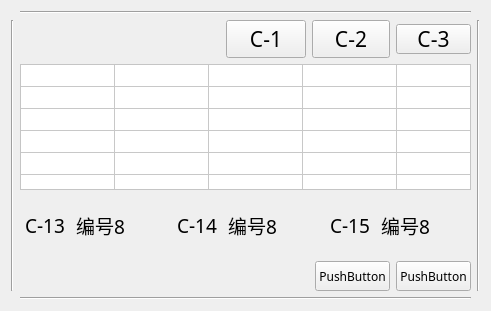
   <widget class="QWidget" name="gridWidget" native="true">
    <property name="geometry">
     <rect>
      <x>10</x>
      <y>650</y>
      <width>491</width>
      <height>311</height>
     </rect>
    </property>
    <layout class="QGridLayout" name="gridLayout_2">
     <item row="1" column="2">
      <widget class="Line" name="line_21">
       <property name="orientation">
        <enum>Qt::Vertical</enum>
       </property>
      </widget>
     </item>
     <item row="0" column="1">
      <widget class="Line" name="line_22">
       <property name="orientation">
        <enum>Qt::Horizontal</enum>
       </property>
      </widget>
     </item>
     <item row="2" column="1">
      <widget class="Line" name="line_23">
       <property name="orientation">
        <enum>Qt::Horizontal</enum>
       </property>
      </widget>
     </item>
     <item row="1" column="0">
      <widget class="Line" name="line_20">
       <property name="orientation">
        <enum>Qt::Vertical</enum>
       </property>
      </widget>
     </item>
     <item row="1" column="1">
      <layout class="QVBoxLayout" name="verticalLayout">
       <item>
        <layout class="QHBoxLayout" name="horizontalLayout_17">
         <item>
          <spacer name="horizontalSpacer">
           <property name="orientation">
            <enum>Qt::Horizontal</enum>
           </property>
           <property name="sizeHint" stdset="0">
            <size>
             <width>208</width>
             <height>20</height>
            </size>
           </property>
          </spacer>
         </item>
         <item>
          <widget class="QPushButton" name="pushButton">
           <property name="font">
            <font>
             <family>黑体</family>
             <pointsize>16</pointsize>
            </font>
           </property>
           <property name="text">
            <string>C-1</string>
           </property>
          </widget>
         </item>
         <item>
          <widget class="QPushButton" name="pushButton_2">
           <property name="minimumSize">
            <size>
             <width>75</width>
             <height>30</height>
            </size>
           </property>
           <property name="font">
            <font>
             <family>黑体</family>
             <pointsize>16</pointsize>
            </font>
           </property>
           <property name="text">
            <string>C-2</string>
           </property>
          </widget>
         </item>
         <item>
          <widget class="QPushButton" name="pushButton_3">
           <property name="minimumSize">
            <size>
             <width>75</width>
             <height>30</height>
            </size>
           </property>
           <property name="maximumSize">
            <size>
             <width>75</width>
             <height>30</height>
            </size>
           </property>
           <property name="font">
            <font>
             <family>黑体</family>
             <pointsize>16</pointsize>
            </font>
           </property>
           <property name="text">
            <string>C-3</string>
           </property>
          </widget>
         </item>
        </layout>
       </item>
       <item>
        <widget class="QTableWidget" name="tableWidget31">
         <property name="minimumSize">
          <size>
           <width>385</width>
           <height>126</height>
          </size>
         </property>
         <property name="maximumSize">
          <size>
           <width>470</width>
           <height>126</height>
          </size>
         </property>
         <property name="font">
          <font>
           <pointsize>11</pointsize>
          </font>
         </property>
         <property name="styleSheet">
          <string notr="true">gridline-color: rgb(200, 200, 200);
background-color: rgb(255, 255, 255);
</string>
         </property>
         <property name="verticalScrollBarPolicy">
          <enum>Qt::ScrollBarAlwaysOff</enum>
         </property>
         <property name="horizontalScrollBarPolicy">
          <enum>Qt::ScrollBarAlwaysOff</enum>
         </property>
         <property name="dragDropOverwriteMode">
          <bool>true</bool>
         </property>
         <property name="selectionMode">
          <enum>QAbstractItemView::NoSelection</enum>
         </property>
         <property name="textElideMode">
          <enum>Qt::ElideLeft</enum>
         </property>
         <property name="verticalScrollMode">
          <enum>QAbstractItemView::ScrollPerItem</enum>
         </property>
         <property name="horizontalScrollMode">
          <enum>QAbstractItemView::ScrollPerItem</enum>
         </property>
         <property name="rowCount">
          <number>6</number>
         </property>
         <property name="columnCount">
          <number>5</number>
         </property>
         <attribute name="horizontalHeaderVisible">
          <bool>false</bool>
         </attribute>
         <attribute name="horizontalHeaderDefaultSectionSize">
          <number>94</number>
         </attribute>
         <attribute name="horizontalHeaderMinimumSectionSize">
          <number>94</number>
         </attribute>
         <attribute name="horizontalHeaderShowSortIndicator" stdset="0">
          <bool>false</bool>
         </attribute>
         <attribute name="horizontalHeaderStretchLastSection">
          <bool>true</bool>
         </attribute>
         <attribute name="verticalHeaderVisible">
          <bool>false</bool>
         </attribute>
         <attribute name="verticalHeaderDefaultSectionSize">
          <number>21</number>
         </attribute>
         <attribute name="verticalHeaderMinimumSectionSize">
          <number>21</number>
         </attribute>
         <attribute name="verticalHeaderStretchLastSection">
          <bool>true</bool>
         </attribute>
         <row>
          <property name="text">
           <string>新建行</string>
          </property>
          <property name="font">
           <font>
            <family>Agency FB</family>
            <pointsize>11</pointsize>
           </font>
          </property>
         </row>
         <row>
          <property name="text">
           <string>新建行</string>
          </property>
          <property name="font">
           <font>
            <family>Agency FB</family>
            <pointsize>11</pointsize>
           </font>
          </property>
         </row>
         <row>
          <property name="text">
           <string>新建行</string>
          </property>
          <property name="font">
           <font>
            <family>Agency FB</family>
            <pointsize>11</pointsize>
           </font>
          </property>
         </row>
         <row>
          <property name="text">
           <string>新建行</string>
          </property>
          <property name="font">
           <font>
            <family>Agency FB</family>
            <pointsize>11</pointsize>
           </font>
          </property>
         </row>
         <row>
          <property name="text">
           <string>新建行</string>
          </property>
          <property name="font">
           <font>
            <family>Agency FB</family>
            <pointsize>11</pointsize>
           </font>
          </property>
         </row>
         <row/>
         <column>
          <property name="text">
           <string>新建列</string>
          </property>
          <property name="font">
           <font>
            <pointsize>11</pointsize>
           </font>
          </property>
         </column>
         <column>
          <property name="text">
           <string>新建列</string>
          </property>
          <property name="font">
           <font>
            <pointsize>11</pointsize>
           </font>
          </property>
         </column>
         <column>
          <property name="text">
           <string>新建列</string>
          </property>
          <property name="font">
           <font>
            <family>Agency FB</family>
            <pointsize>11</pointsize>
           </font>
          </property>
         </column>
         <column>
          <property name="text">
           <string>新建列</string>
          </property>
          <property name="font">
           <font>
            <family>Agency FB</family>
            <pointsize>11</pointsize>
           </font>
          </property>
         </column>
         <column/>
         <item row="0" column="0">
          <property name="text">
           <string/>
          </property>
          <property name="font">
           <font>
            <pointsize>11</pointsize>
           </font>
          </property>
         </item>
        </widget>
       </item>
       <item>
        <layout class="QHBoxLayout" name="horizontalLayout_16">
         <item>
          <widget class="QLabel" name="label_10">
           <property name="minimumSize">
            <size>
             <width>50</width>
             <height>25</height>
            </size>
           </property>
           <property name="maximumSize">
            <size>
             <width>120</width>
             <height>16777215</height>
            </size>
           </property>
           <property name="font">
            <font>
             <family>黑体</family>
             <pointsize>14</pointsize>
            </font>
           </property>
           <property name="text">
            <string>C-13</string>
           </property>
           <property name="alignment">
            <set>Qt::AlignCenter</set>
           </property>
          </widget>
         </item>
         <item>
          <widget class="QLabel" name="label_12">
           <property name="minimumSize">
            <size>
             <width>50</width>
             <height>0</height>
            </size>
           </property>
           <property name="maximumSize">
            <size>
             <width>120</width>
             <height>16777215</height>
            </size>
           </property>
           <property name="font">
            <font>
             <family>黑体</family>
             <pointsize>14</pointsize>
            </font>
           </property>
           <property name="text">
            <string>编号8</string>
           </property>
           <property name="alignment">
            <set>Qt::AlignLeading|Qt::AlignLeft|Qt::AlignVCenter</set>
           </property>
          </widget>
         </item>
         <item>
          <spacer name="horizontalSpacer_6">
           <property name="orientation">
            <enum>Qt::Horizontal</enum>
           </property>
           <property name="sizeHint" stdset="0">
            <size>
             <width>40</width>
             <height>20</height>
            </size>
           </property>
          </spacer>
         </item>
         <item>
          <widget class="QLabel" name="label_11">
           <property name="minimumSize">
            <size>
             <width>50</width>
             <height>0</height>
            </size>
           </property>
           <property name="maximumSize">
            <size>
             <width>120</width>
             <height>16777215</height>
            </size>
           </property>
           <property name="font">
            <font>
             <family>黑体</family>
             <pointsize>14</pointsize>
            </font>
           </property>
           <property name="text">
            <string>C-14</string>
           </property>
           <property name="alignment">
            <set>Qt::AlignCenter</set>
           </property>
          </widget>
         </item>
         <item>
          <widget class="QLabel" name="label_15">
           <property name="minimumSize">
            <size>
             <width>50</width>
             <height>0</height>
            </size>
           </property>
           <property name="maximumSize">
            <size>
             <width>120</width>
             <height>16777215</height>
            </size>
           </property>
           <property name="font">
            <font>
             <family>黑体</family>
             <pointsize>14</pointsize>
            </font>
           </property>
           <property name="text">
            <string>编号8</string>
           </property>
           <property name="alignment">
            <set>Qt::AlignLeading|Qt::AlignLeft|Qt::AlignVCenter</set>
           </property>
          </widget>
         </item>
         <item>
          <spacer name="horizontalSpacer_7">
           <property name="orientation">
            <enum>Qt::Horizontal</enum>
           </property>
           <property name="sizeHint" stdset="0">
            <size>
             <width>40</width>
             <height>20</height>
            </size>
           </property>
          </spacer>
         </item>
         <item>
          <widget class="QLabel" name="label_14">
           <property name="minimumSize">
            <size>
             <width>50</width>
             <height>0</height>
            </size>
           </property>
           <property name="maximumSize">
            <size>
             <width>120</width>
             <height>16777215</height>
            </size>
           </property>
           <property name="font">
            <font>
             <family>黑体</family>
             <pointsize>14</pointsize>
            </font>
           </property>
           <property name="text">
            <string>C-15</string>
           </property>
           <property name="alignment">
            <set>Qt::AlignCenter</set>
           </property>
          </widget>
         </item>
         <item>
          <widget class="QLabel" name="label_13">
           <property name="minimumSize">
            <size>
             <width>50</width>
             <height>0</height>
            </size>
           </property>
           <property name="maximumSize">
            <size>
             <width>120</width>
             <height>16777215</height>
            </size>
           </property>
           <property name="font">
            <font>
             <family>黑体</family>
             <pointsize>14</pointsize>
            </font>
           </property>
           <property name="text">
            <string>编号8</string>
           </property>
           <property name="alignment">
            <set>Qt::AlignLeading|Qt::AlignLeft|Qt::AlignVCenter</set>
           </property>
          </widget>
         </item>
         <item>
          <spacer name="horizontalSpacer_8">
           <property name="orientation">
            <enum>Qt::Horizontal</enum>
           </property>
           <property name="sizeHint" stdset="0">
            <size>
             <width>40</width>
             <height>20</height>
            </size>
           </property>
          </spacer>
         </item>
        </layout>
       </item>
       <item>
        <layout class="QHBoxLayout" name="horizontalLayout_12">
         <item>
          <spacer name="horizontalSpacer_9">
           <property name="orientation">
            <enum>Qt::Horizontal</enum>
           </property>
           <property name="sizeHint" stdset="0">
            <size>
             <width>40</width>
             <height>20</height>
            </size>
           </property>
          </spacer>
         </item>
         <item>
          <widget class="QPushButton" name="pushButton_7">
           <property name="minimumSize">
            <size>
             <width>75</width>
             <height>30</height>
            </size>
           </property>
           <property name="maximumSize">
            <size>
             <width>75</width>
             <height>30</height>
            </size>
           </property>
           <property name="font">
            <font>
             <family>黑体</family>
            </font>
           </property>
           <property name="text">
            <string>PushButton</string>
           </property>
          </widget>
         </item>
         <item>
          <widget class="QPushButton" name="pushButton_8">
           <property name="minimumSize">
            <size>
             <width>75</width>
             <height>30</height>
            </size>
           </property>
           <property name="maximumSize">
            <size>
             <width>75</width>
             <height>30</height>
            </size>
           </property>
           <property name="font">
            <font>
             <family>黑体</family>
            </font>
           </property>
           <property name="text">
            <string>PushButton</string>
           </property>
          </widget>
         </item>
        </layout>
       </item>
      </layout>
     </item>
    </layout>
   </widget>
